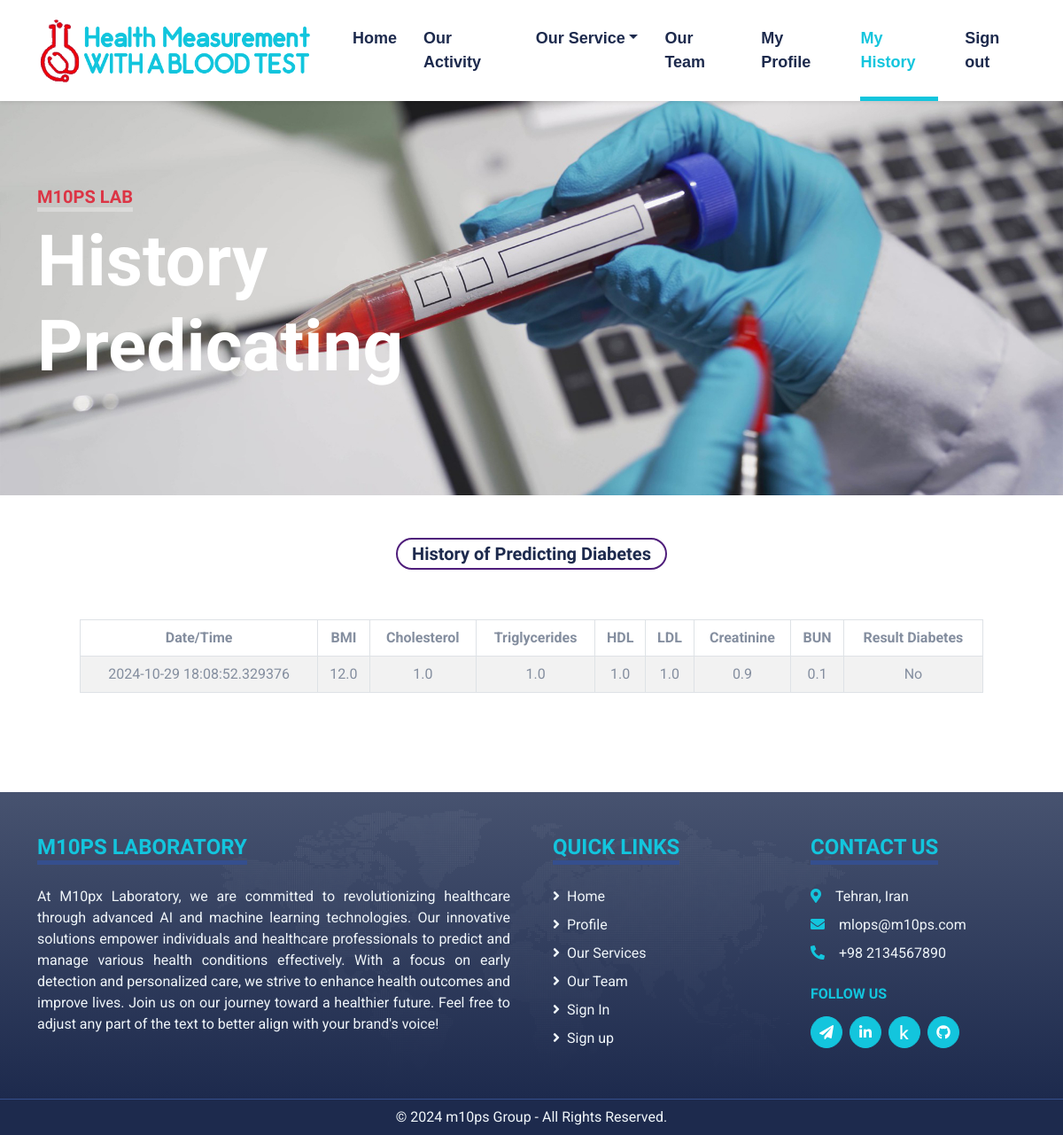
The app's page /history (signed in), older data.
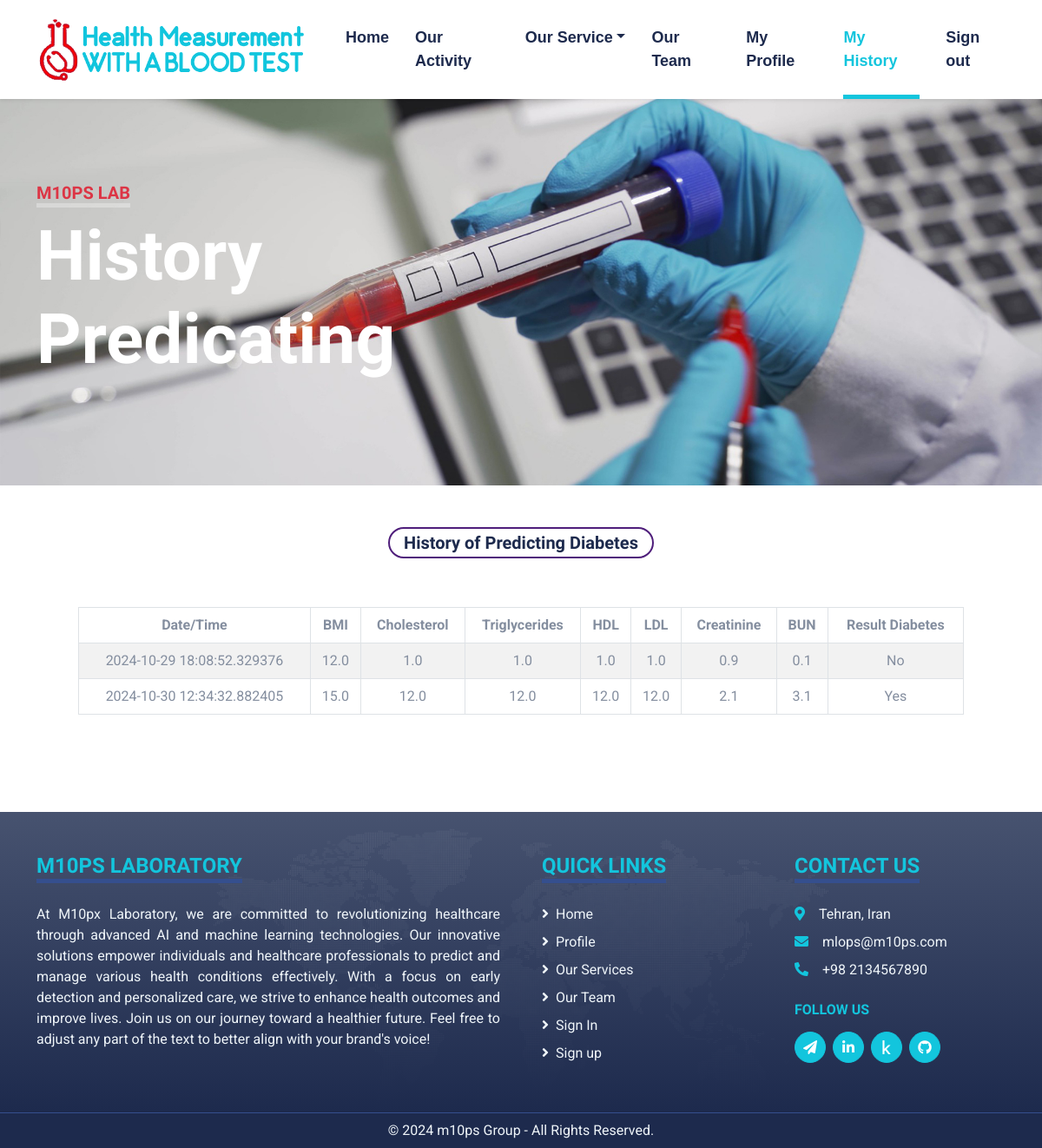
The same page, newer data.
### app.py (models this page shows, shortened)
class userResult(db.Model):
    __tablename__ = "user_result"
    timestamp = db.Column(db.DateTime, default=datetime.utcnow)
    id = db.Column(db.Integer, primary_key=True)
    gender = db.Column(db.String(100), nullable=False)
    age = db.Column(db.Integer, nullable=False)
    bmi = db.Column(db.Float, nullable=False)
    chol = db.Column(db.Float, nullable=False)
    tg = db.Column(db.Float, nullable=False)
    hdl = db.Column(db.Float, nullable=False)
    ldl = db.Column(db.Float, nullable=False)
    cr = db.Column(db.Float, nullable=False)
    bun = db.Column(db.Float, nullable=False)
    result = db.Column(db.String(100), nullable=False)
    user_id = db.Column(db.Integer, db.ForeignKey("user.id"), nullable=False)

### app.py (the view)
@app.route("/history")
@login_required
def history():
    if "user_id" not in session:
        flash("Please log in to access this page.", "warning")
        return redirect(url_for("login"))
    current_user = User.query.filter_by(username=session["username"]).first()
    predictions = userResult.query.filter_by(user_id=current_user.id).all()
    return render_template("history.html", predictions=predictions)

### app.py (called while the page is built)
def login_required(f):
    @wraps(f)
    def decorated_function(*args, **kwargs):
        if "user_id" not in session:
            flash("You need to be logged in to access this page.", "danger")
            return redirect(url_for("login"))
        return f(*args, **kwargs)
    return decorated_function

### templates/history.html (shortened to what this page needs)
<!DOCTYPE html>
<html lang="en">
<head>
    <link href="https://cdnjs.cloudflare.com/ajax/libs/font-awesome/5.15.0/css/all.min.css" rel="stylesheet">
    <link href="https://cdn.jsdelivr.net/npm/bootstrap-icons@1.4.1/font/bootstrap-icons.css" rel="stylesheet">
    <link href="lib/tempusdominus/css/tempusdominus-bootstrap-4.min.css" rel="stylesheet"/>
    <link href="../static/css/bootstrap.min.css" rel="stylesheet">
    <link href="../static/css/style.css" rel="stylesheet">
</head>
<body>
<div class="container-fluid sticky-top bg-white shadow-sm">
    <div class="container">
        <nav class="navbar navbar-expand-lg bg-white navbar-light py-3 py-lg-0">
            <a class="navbar-brand" href="/">
                <img src="../static/img/logo.png" width="310">
            </a>
            <div class="collapse navbar-collapse" id="navbarCollapse">
                <div class="navbar-nav ms-auto py-0">
                    <a class="nav-item nav-link" href="/">Home</a>
                    <a class="nav-item nav-link" href="/our-activity">Our Activity</a>
                    <div class="nav-item dropdown">
                        <a class="nav-link dropdown-toggle" data-bs-toggle="dropdown" href="#">Our Service</a>
                    </div>
                    <a class="nav-item nav-link" href="/our-team">Our Team</a>
                    <a class="nav-item nav-link" href="/profile">My Profile</a>
                    <a class="nav-item nav-link active" href="/history">My History</a>
                    <a class="nav-item nav-link" href="/logout">Sign out</a>
                </div>
            </div>
        </nav>
    </div>
</div>
<div class="container-fluid bg-primary py-5 slide-header">
    <div class="container py-5">
        <div class="row justify-content-start">
            <div class="col-lg-6 text-center text-lg-start">
                <h5 class="d-inline-block text-danger text-uppercase border-bottom border-5"
                    style="border-color: rgba(256, 256, 256, .3) !important;">M10PS lab</h5>
                <h2 class="display-1 text-white mb-md-4">History Predicating</h2>
            </div>
        </div>
    </div>
</div>
<div class="container-fluid">
    <div class="container py-5">
        <div class="text-center">
            <h5 class="mb-2 px-3 py-1 text-dark rounded-pill d-inline-block" style="border:2px solid #4F1E7B;">History of Predicting Diabetes</h5>
        </div>
        <div class="row gx-5">
            <div class="col-lg-12">
                <div class="bg-white text-center rounded p-5">
                    <div class="table-responsive">
                        <table id="historyTable" class="table table-striped table-bordered">
                            <thead>
                                <tr>
                                    <th>Date/Time</th>
                                    <th>BMI</th>
                                    <th>Cholesterol</th>
                                    <th>Triglycerides</th>
                                    <th>HDL</th>
                                    <th>LDL</th>
                                    <th>Creatinine</th>
                                    <th>BUN</th>
                                    <th>Result Diabetes</th>
                                </tr>
                            </thead>
                            <tbody>
                                {% for prediction in predictions %}
                                <tr>
                                    <td>{{ prediction.timestamp }}</td>
                                    <td>{{ prediction.bmi }}</td>
                                    <td>{{ prediction.chol }}</td>
                                    <td>{{ prediction.tg }}</td>
                                    <td>{{ prediction.hdl }}</td>
                                    <td>{{ prediction.ldl }}</td>
                                    <td>{{ prediction.cr }}</td>
                                    <td>{{ prediction.bun }}</td>
                                    <td>{{ "Yes" if "yes" in prediction.result.lower() else "No" }}</td>
                                </tr>
                                {% endfor %}
                            </tbody>
                        </table>
                    </div>
                </div>
            </div>
        </div>
    </div>
</div>
<div class="container-fluid footer bg-dark text-light pt-5">
    <div class="container pb-5">
        <div class="row g-5">
            <div class="col-lg-6 col-md-6">
                <h4 class="d-inline-block text-primary text-uppercase border-bottom border-5 border-secondary mb-4">
                    M10PS Laboratory</h4>
                <p class="mb-4" style="text-align: justify;">
                    At M10px Laboratory, we are committed to revolutionizing healthcare through advanced AI and machine
                    learning technologies. Our innovative solutions empower individuals and healthcare professionals to
                    predict and manage various health conditions effectively. With a focus on early detection and
                    personalized care, we strive to enhance health outcomes and improve lives. Join us on our journey
                    toward a healthier future. Feel free to adjust any part of the text to better align with your
                    brand's voice!
                </p>
            </div>
            <div class="col-lg-3 col-md-6">
                <h4 class="d-inline-block text-primary text-uppercase border-bottom border-5 border-secondary mb-4">
                    Quick Links</h4>
                <div class="d-flex flex-column justify-content-start">
                    <a class="text-light mb-2" href="/index"><i class="fa fa-angle-right me-2"></i>Home</a>
                    <a class="text-light mb-2" href="/our-activity"><i class="fa fa-angle-right me-2"></i>Profile</a>
                    <a class="text-light mb-2" href="/our-service"><i class="fa fa-angle-right me-2"></i>Our
                        Services</a>
                    <a class="text-light mb-2" href="/our-team"><i class="fa fa-angle-right me-2"></i>Our Team</a>
                    <a class="text-light mb-2" href="/login"><i class="fa fa-angle-right me-2"></i>Sign In</a>
                    <a class="text-light" href="/register"><i class="fa fa-angle-right me-2"></i>Sign up</a>
                </div>
            </div>
            <div class="col-lg-3 col-md-6">
                <h4 class="d-inline-block text-primary text-uppercase border-bottom border-5 border-secondary mb-4">
                    Contact Us</h4>
                <p class="mb-2"><i class="fa fa-map-marker-alt text-primary me-3"></i>Tehran, Iran</p>
                <p class="mb-2"><i class="fa fa-envelope text-primary me-3"></i>mlops@m10ps.com</p>
                <p class="mb-0"><i class="fa fa-phone-alt text-primary me-3"></i>+98 2134567890</p>
                <h6 class="text-primary text-uppercase mt-4 mb-3">Follow Us</h6>
                <div class="d-flex">
                    <a class="btn btn-primary btn-square rounded-circle me-2" href="https://t.me/m10ps"><i
                            class="fa fa-paper-plane"></i></a>
                    <a class="btn btn-primary btn-square rounded-circle me-2" href="#"><i
                            class="fab fa-linkedin-in"></i></a>
                    <a class="btn btn-primary btn-square rounded-circle me-2" href="#"><i
                            class="fab fa-kaggle"></i></a>
                    <a class="btn btn-primary btn-square rounded-circle" href="#"><i
                            class="fab fa-github"></i></a>
                </div>
            </div>
        </div>
    </div>
</div>
<div class="container-fluid bg-dark text-light border-top border-secondary py-2">
    <div class="container">
        <div class="row g-5">
            <div class="col-md-12 text-center text-md-center">
                <p class="mb-0 text-lig">&copy; 2024 m10ps Group - All Rights Reserved.</p>
            </div>
        </div>
    </div>
</div>
</body>
</html>

### static/css/style.css (style rules this page uses)
:root { --primary: #13C5DD; --secondary: #354F8E; --light: #EFF5F9; --dark: #1D2A4D; }
.text-white { color: #FFFFFF; }
.btn { font-weight: 700; transition: .5s; }
.btn-primary { color: #FFFFFF; }
.btn-square { width: 36px; height: 36px; }
.btn-square, .btn-sm-square, .btn-lg-square { padding-left: 0; padding-right: 0; text-align: center; }
.navbar-light .navbar-nav .nav-link { font-family: 'Jost', sans-serif; position: relative; margin-left: 30px; padding: 30px 0; font-size: 18px; font-weight: 700; color: var(--dark); outline: none; transition: .5s; }
.navbar-light .navbar-nav .nav-link:hover, .navbar-light .navbar-nav .nav-link.active { color: var(--primary); }
@media (min-width: 992px) { .navbar-light .navbar-nav .nav-link::before { position: absolute; content: ""; width: 0; height: 5px; bottom: 0; left: 50%; background: var(--primary); transition: .5s; } }
@media (min-width: 992px) { .navbar-light .navbar-nav .nav-link:hover::before, .navbar-light .navbar-nav .nav-link.active::before { width: 100%; left: 0; } }
.slide-header { background: url(../img/hero.jpg) center center no-repeat; background-size: cover; }
.footer { background: linear-gradient(rgba(239, 245, 249, 0.2), rgba(29, 42, 77, 0.7)), url(../img/footer.png) center center no-repeat; background-size: contain; }

Row changes from the older to the newer data that the page shows:
added userResult: timestamp "2024-10-30 12:34:32.882405", bmi "15.0", chol "12.0", tg "12.0", hdl "12.0", ldl "12.0", cr "2.1", bun "3.1", result "Yes"
